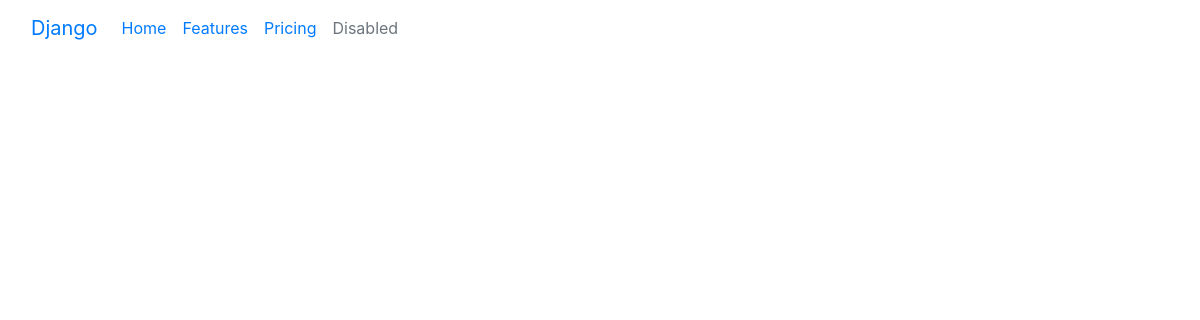
/posts/, run on an earlier commit of the app's database.
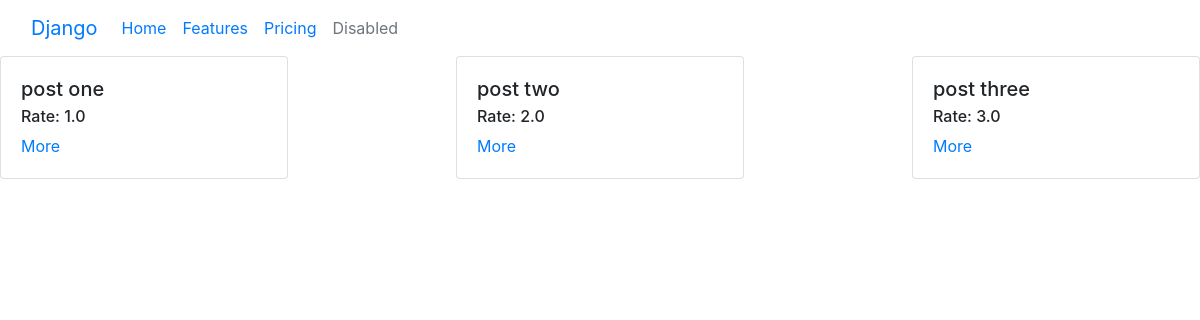
And on a later commit of the database.
### posts/models.py (models this page shows, shortened)
class Post(models.Model):
    image = models.ImageField(blank=True, null=True)
    title = models.CharField(max_length=255)
    description = models.TextField()
    rate = models.FloatField()
    created_date = models.DateField(auto_now=True)
    modified_date = models.DateField(auto_now_add=True)

### posts/views.py (the view)
# urls.py: path('posts/', posts_view),
def posts_view(request):
    if request.method == 'GET':
        posts = Post.objects.all()
    context = {
        'posts': posts
    }
    return render(request, 'posts/posts.html', context=context)

### templates/posts/posts.html (shortened to what this page needs)
{% extends 'layouts/index.html' %}
{% block content %}
<div style="display: flex; justify-content: space-between; flex-wrap: ">
    {% for post in posts%}
    <div class="card" style="width: 18rem;">
        <div class="card-body">
            <h5 class="card-title">{{post.title}}</h5>
            <h6 class="card-subtitle mb-2 text-body-secondary">Rate: {{ post.rate }}</h6>
            <a href="/posts/{{ post.id }}/" class="card-link">More</a>
        </div>
    </div>
    {% endfor %}
</div>
{% endblock%}

### templates/layouts/index.html (shortened to what this page needs)
<!doctype html>
<html lang="en">
<head>
    <link rel="stylesheet" href="https://cdn.jsdelivr.net/npm/bootstrap@4.6.2/dist/css/bootstrap.min.css">
</head>
<body>
<nav class="navbar navbar-expand-lg bg-body-tertiary">
  <div class="container-fluid">
    <a class="navbar-brand" href="#">Django</a>
    <div class="collapse navbar-collapse" id="navbarNav">
      <ul class="navbar-nav">
        <li class="nav-item">
          <a class="nav-link active" aria-current="page" href="/">Home</a>
        </li>
        <li class="nav-item">
          <a class="nav-link" href="/posts">Features</a>
        </li>
        <li class="nav-item">
          <a class="nav-link" href="#">Pricing</a>
        </li>
        <li class="nav-item">
          <a class="nav-link disabled">Disabled</a>
        </li>
      </ul>
    </div>
  </div>
</nav>
{% block content %}
{% endblock %}
</body>
</html>

What changed in the data, as far as the page shows it:
added Post: title "post one", rate "1.0"
added Post: title "post two", rate "2.0"
added Post: title "post three", rate "3.0"
